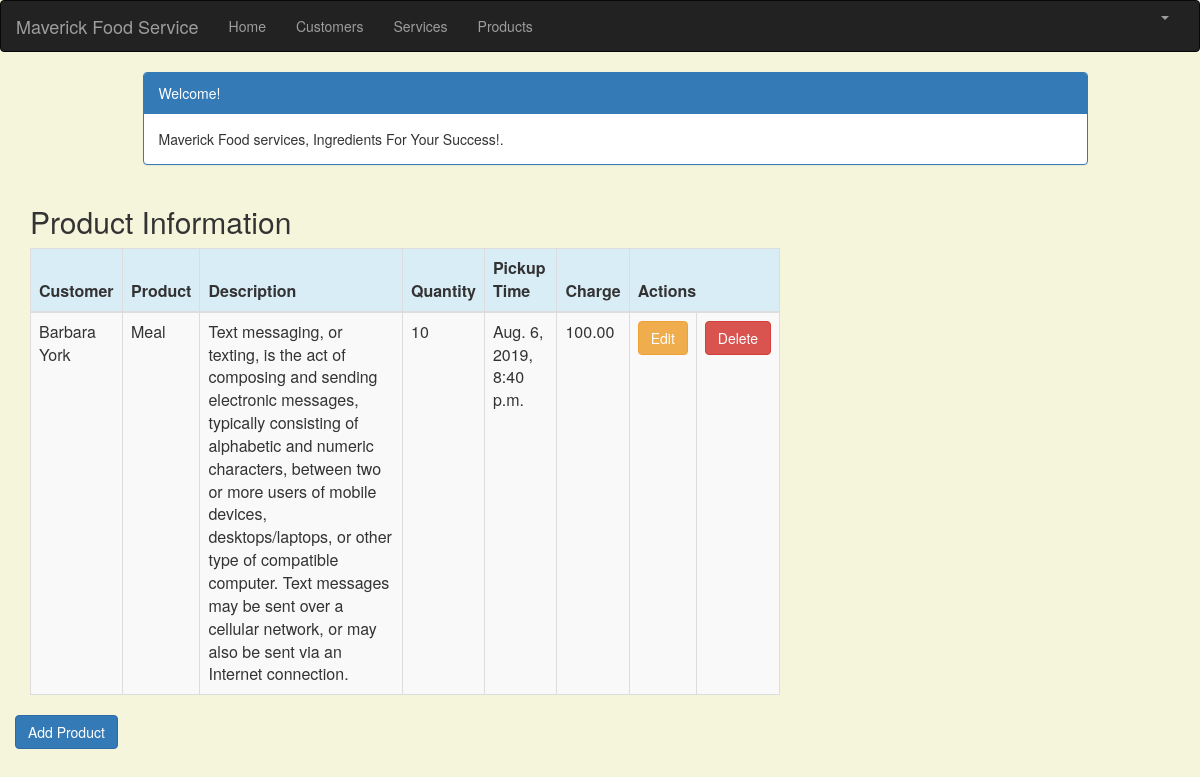
The page /product_list (signed in) on the database its author committed.
### crm/models.py (models this page shows, shortened)
class Product(models.Model):
    cust_name = models.ForeignKey(Customer, on_delete=models.CASCADE, related_name='products')
    product = models.CharField(max_length=100)
    p_description = models.TextField()
    quantity = models.IntegerField()
    pickup_time = models.DateTimeField(
        default=timezone.now)
    charge = models.DecimalField(max_digits=10, decimal_places=2)
    created_date = models.DateTimeField(
        default=timezone.now)
    updated_date = models.DateTimeField(auto_now_add=True)

class Customer(models.Model):
    cust_name = models.CharField(max_length=50)
    organization = models.CharField(max_length=100, blank=True)
    role = models.CharField(max_length=100)
    email = models.EmailField(max_length=100)
    bldgroom = models.CharField(max_length=100)
    address = models.CharField(max_length=200)
    account_number = models.IntegerField(blank=False, null=False)
    city = models.CharField(max_length=50)
    state = models.CharField(max_length=50)
    zipcode = models.CharField(max_length=10)
    phone_number = models.CharField(max_length=50)
    created_date = models.DateTimeField(
        default=timezone.now)
    updated_date = models.DateTimeField(auto_now_add=True)
    def __str__(self):
        return str(self.cust_name)

### crm/views.py (the view)
# urls.py: path('product_list', views.product_list, name='product_list'),
@login_required
def product_list(request):
   products = Product.objects.filter(created_date__lte=timezone.now())
   return render(request, 'crm/product_list.html', {'products': products})

### crm/templates/crm/product_list.html (shortened to what this page needs)
{% extends 'crm/base.html' %}
{% block content %}
    <html>
    <head>
        <link rel="stylesheet" href="https://maxcdn.bootstrapcdn.com/bootstrap/3.3.4/css/bootstrap.min.css">
    </head>
    <body>
    <div class="container">
        <div class="row">
            <div class="col-md-10 col-md-offset-1">
                <div class="panel panel-primary">
                    <div class="panel-heading">Welcome!</div>
                    <div class="panel-body">
                        Maverick Food services, Ingredients For Your Success!.
                    </div>
                </div>
            </div>
        </div>
    </div>
    <div class="row">
        <h2 style="padding-left: 15Px">Product Information</h2>
    </div>
    <div>
        <table class="table table-striped table-bordered table-hover">
            <thead>
            <tr class="bg-info">
                <th>Customer</th>
                <th>Product</th>
                <th>Description</th>
                <th>Quantity</th>
                <th>Pickup Time</th>
                <th>Charge</th>
                <th colspan="3">Actions</th>
            </tr>
            </thead>
            <tbody>
            {% for product in products %}
                <tr>
                    <td>{{ product.cust_name }}</td>
                    <td>{{ product.product }}</td>
                     <td>{{ product.p_description }}</td>
                    <td>{{ product.quantity }}</td>
                    <td>{{ product.pickup_time }}</td>
                    <td>{{ product.charge }}</td>
                    <td><a href="{% url 'crm:product_edit' pk=product.pk %}"
                           class="btn btn-warning">Edit</a></td>
                    <td><a href="{% url 'crm:product_delete' pk=product.pk %}"
                           onclick="return confirm('Are you sure you want to delete?')"
                           class="btn btn-danger">Delete</a>
                    </td>
                </tr>
            {% endfor %}
            </tbody>
        </table>
     <div class="row">
            <a href="{% url 'crm:product_new' %}" class="row"><span
                    class="btn btn-primary">Add Product</span></a>
        </div>
    </div>
    </body>
    </html>
{% endblock %}

### crm/templates/crm/product_list.html (style rules this page uses)
body { background-color: beige; }

### rows shown on the page
Product: cust_name "Barbara York", product "Meal", p_description "Text messaging, or texting, is the act of composing and sending electronic messages, typically consisting of alphabetic and numeric characters, between two or more users of mobile devices, desktops/laptops, or other type of compatible computer. Text messages may be sent over a cellular network, or may also be sent via an Internet connection.", quantity "10", pickup_time "Aug. 6, 2019, 8:40 p.m.", charge "100.00"
